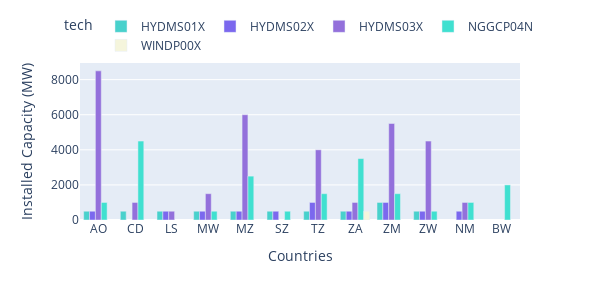

The cell this chart's notebook holds for it:
### Code cell
import plotly.express as px

# Prepare the data
grouped = capacity_df.groupby(['tech', 'country', 'Colour'])['INSTALLED_CAPACITY'].sum().reset_index()

color_mapping = {
    ' Hydro': '#08ad97',        
    ' Natural Gas': '#d35050',  # yellow
    # Add more mappings as needed
}

# Create a color mapping from tech to Colour
color_mapping = dict(zip(grouped['tech'], grouped['Colour']))

# Plot the grouped bar chart
fig = px.bar(
    grouped,
    x='country',
    y='INSTALLED_CAPACITY',
    color='tech',
    barmode='group',
    color_discrete_map=color_mapping,
    #title='Installed Capacity by Country and Technology'
)

# Update layout to move the legend above
fig.update_layout(
    xaxis_title='Countries',
    yaxis_title='Installed Capacity (MW)',
    height=300,
    width=600,
    legend=dict(
        orientation="h",  # Horizontal legend
        yanchor="bottom",
        y=1.02,  # Position above the plot
        xanchor="center",
        x=0.5
    )
)

fig.show()

### Figure 1 — Plotly figure (JSON) as saved in the notebook; plotly's stock layout.template omitted (floating-point values rounded to 4 significant figures)
{"data": [{"alignmentgroup": "True", "hovertemplate": "tech=HYDMS01X<br>country=%{x}<br>INSTALLED_CAPACITY=%{y}<extra></extra>", "legendgroup": "HYDMS01X", "marker": {"color": "mediumturquoise", "pattern": {"shape": ""}}, "name": "HYDMS01X", "offsetgroup": "HYDMS01X", "orientation": "v", "showlegend": true, "textposition": "auto", "type": "bar", "x": ["AO", "CD", "LS", "MW", "MZ", "SZ", "TZ", "ZA", "ZM", "ZW"], "xaxis": "x", "y": [500.0, 500.0, 500.0, 500.0, 500.0, 500.0, 500.0, 500.0, 1000.0, 500.0], "yaxis": "y"}, {"alignmentgroup": "True", "hovertemplate": "tech=HYDMS02X<br>country=%{x}<br>INSTALLED_CAPACITY=%{y}<extra></extra>", "legendgroup": "HYDMS02X", "marker": {"color": "mediumslateblue", "pattern": {"shape": ""}}, "name": "HYDMS02X", "offsetgroup": "HYDMS02X", "orientation": "v", "showlegend": true, "textposition": "auto", "type": "bar", "x": ["AO", "LS", "MW", "MZ", "NM", "SZ", "TZ", "ZA", "ZM", "ZW"], "xaxis": "x", "y": [500.0, 500.0, 500.0, 500.0, 500.0, 500.0, 1000.0, 500.0, 1000.0, 500.0], "yaxis": "y"}, {"alignmentgroup": "True", "hovertemplate": "tech=HYDMS03X<br>country=%{x}<br>INSTALLED_CAPACITY=%{y}<extra></extra>", "legendgroup": "HYDMS03X", "marker": {"color": "mediumpurple", "pattern": {"shape": ""}}, "name": "HYDMS03X", "offsetgroup": "HYDMS03X", "orientation": "v", "showlegend": true, "textposition": "auto", "type": "bar", "x": ["AO", "CD", "LS", "MW", "MZ", "NM", "TZ", "ZA", "ZM", "ZW"], "xaxis": "x", "y": [8500.0, 1000.0, 500.0, 1500.0, 6000.0, 1000.0, 4000.0, 1000.0, 5500.0, 4500.0], "yaxis": "y"}, {"alignmentgroup": "True", "hovertemplate": "tech=NGGCP04N<br>country=%{x}<br>INSTALLED_CAPACITY=%{y}<extra></extra>", "legendgroup": "NGGCP04N", "marker": {"color": "turquoise", "pattern": {"shape": ""}}, "name": "NGGCP04N", "offsetgroup": "NGGCP04N", "orientation": "v", "showlegend": true, "textposition": "auto", "type": "bar", "x": ["AO", "BW", "CD", "MW", "MZ", "NM", "SZ", "TZ", "ZA", "ZM", "ZW"], "xaxis": "x", "y": [1000.0, 2000.0, 4500.0, 500.0, 2500.0, 1000.0, 500.0, 1500.0, 3500.0, 1500.0, 500.0], "yaxis": "y"}, {"alignmentgroup": "True", "hovertemplate": "tech=WINDP00X<br>country=%{x}<br>INSTALLED_CAPACITY=%{y}<extra></extra>", "legendgroup": "WINDP00X", "marker": {"color": "beige", "pattern": {"shape": ""}}, "name": "WINDP00X", "offsetgroup": "WINDP00X", "orientation": "v", "showlegend": true, "textposition": "auto", "type": "bar", "x": ["ZA"], "xaxis": "x", "y": [500.0], "yaxis": "y"}], "layout": {"barmode": "group", "height": 300, "legend": {"orientation": "h", "title": {"text": "tech"}, "tracegroupgap": 0, "x": 0.5, "xanchor": "center", "y": 1.02, "yanchor": "bottom"}, "margin": {"t": 60}, "width": 600, "xaxis": {"anchor": "y", "domain": [0, 1], "title": {"text": "Countries"}}, "yaxis": {"anchor": "x", "domain": [0, 1], "title": {"text": "Installed Capacity (MW)"}}}}
